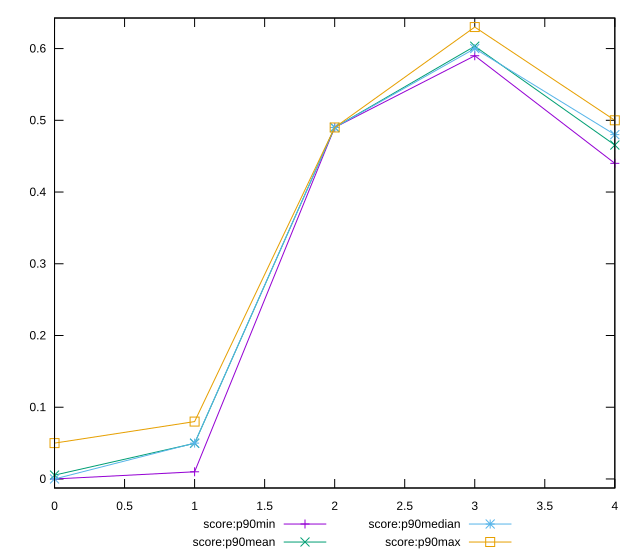

This chart was generated by the following gnuplot code:
reset

$scoreP90Min <<EOF
0 0
1 0.01
2 0.49
3 0.59
4 0.44
EOF

$scoreP90Mean <<EOF
0 0.005384615384615385
1 0.04967032967032966
2 0.49000000000000005
3 0.6032967032967036
4 0.4654945054945054
EOF

$scoreP90Median <<EOF
0 0
1 0.05
2 0.49
3 0.6
4 0.48
EOF

$scoreP90Max <<EOF
0 0.05
1 0.08
2 0.49
3 0.63
4 0.5
EOF

set key outside below
set xrange [0:4]
set yrange [-0.0126:0.6426000000000001]
set trange [-0.0126:0.6426000000000001]
set terminal svg size 640, 560 enhanced background rgb 'white'
set output "report_00009_2021-02-08T22-37-41.559Z/uses-http2/progression/score.svg"

plot $scoreP90Min title "score:p90min" with linespoints, \
     $scoreP90Mean title "score:p90mean" with linespoints, \
     $scoreP90Median title "score:p90median" with linespoints, \
     $scoreP90Max title "score:p90max" with linespoints

reset
